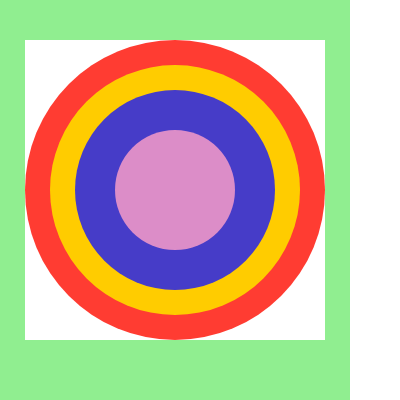
Frame 1 (no input)
Frame 60 (no input): identical to frame 1, image omitted
Frame 120 (the mouse pressed at the canvas centre since frame 60): identical to frame 1, image omitted

The p5.js sketch that drew this single still picture (run headless with seeded random() and noise() and a simulated clock; from frame 60 on, the mouse is pressed at the canvas centre):

// p5.js sketch
// ── sketch.js
function preload(){
  // preload assets
}

function setup() {
  createCanvas(400, 400);
}

function draw() {
  background('white');

  // Shape defined just below, will not have any outline
  noStroke(); 
  
  // Fill light-green color to shape
  fill('lightgreen'); 

  rect(0, 0, 350, 400);

  fill(255,255,255);

  rect(25, 40, 300, 300);

  fill(255,60,50);

  circle(175, 190, 300);

  fill(255,204,0);

  circle(175, 190, 250);

  fill(70,60,200);

  circle(175, 190, 200);

  fill(220,141,200);

  circle(175, 190, 120);
  
}
